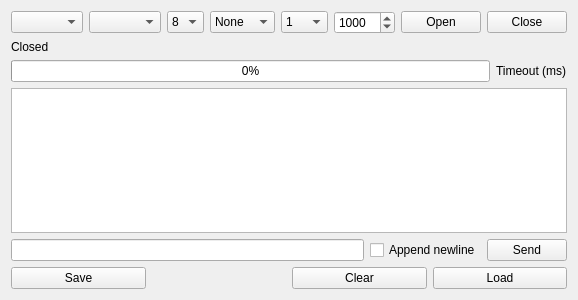
<?xml version="1.0" encoding="UTF-8"?>
<ui version="4.0">
 <class>SerialOpsWidget</class>
 <widget class="QWidget" name="SerialOpsWidget">
  <property name="geometry">
   <rect>
    <x>0</x>
    <y>0</y>
    <width>400</width>
    <height>300</height>
   </rect>
  </property>
  <layout class="QVBoxLayout" name="verticalLayout">
    <item>
     <layout class="QHBoxLayout" name="portLayout">
      <item>
        <widget class="QComboBox" name="comboPort"/>
      </item>
      <item>
        <widget class="QComboBox" name="comboBaud"/>
      </item>
      <item>
        <widget class="QComboBox" name="comboDataBits">
         <item>
          <property name="text"><string>8</string></property>
         </item>
         <item>
          <property name="text"><string>7</string></property>
         </item>
         <item>
          <property name="text"><string>6</string></property>
         </item>
         <item>
          <property name="text"><string>5</string></property>
         </item>
        </widget>
      </item>
      <item>
        <widget class="QComboBox" name="comboParity">
         <item>
          <property name="text"><string>None</string></property>
         </item>
         <item>
          <property name="text"><string>Even</string></property>
         </item>
         <item>
          <property name="text"><string>Odd</string></property>
         </item>
         <item>
          <property name="text"><string>Space</string></property>
         </item>
        </widget>
      </item>
      <item>
        <widget class="QComboBox" name="comboStopBits">
         <item>
          <property name="text"><string>1</string></property>
         </item>
         <item>
          <property name="text"><string>1.5</string></property>
         </item>
         <item>
          <property name="text"><string>2</string></property>
         </item>
        </widget>
      </item>
      <item>
        <widget class="QSpinBox" name="spinTimeout">
         <property name="minimum"><number>0</number></property>
         <property name="maximum"><number>60000</number></property>
         <property name="value"><number>1000</number></property>
        </widget>
      </item>
      <item>
        <widget class="QPushButton" name="btnOpen">
         <property name="text"><string>Open</string></property>
        </widget>
      </item>
      <item>
        <widget class="QPushButton" name="btnClose">
         <property name="text"><string>Close</string></property>
        </widget>
      </item>
     </layout>
    </item>
   <item>
    <widget class="QLabel" name="labelStatus">
     <property name="text"><string>Closed</string></property>
    </widget>
   </item>
  <item>
   <layout class="QHBoxLayout" name="statusRow">
    <item>
    <widget class="QProgressBar" name="progressActivity">
     <property name="minimum"><number>0</number></property>
     <property name="maximum"><number>100</number></property>
     <property name="value"><number>0</number></property>
    </widget>
    </item>
    <item>
    <widget class="QLabel" name="labelTimeout">
     <property name="text"><string>Timeout (ms)</string></property>
    </widget>
    </item>
   </layout>
  </item>
   <item>
    <widget class="QTextEdit" name="teRecv"/>
   </item>
   <item>
    <layout class="QHBoxLayout" name="sendLayout">
     <item>
      <widget class="QLineEdit" name="editSend"/>
     </item>
     <item>
      <widget class="QCheckBox" name="chkAppendNewline">
       <property name="text"><string>Append newline</string></property>
      </widget>
     </item>
     <item>
      <widget class="QPushButton" name="btnSend">
       <property name="text"><string>Send</string></property>
      </widget>
     </item>
    </layout>
   </item>
   <item>
    <layout class="QHBoxLayout" name="actionLayout">
     <item>
      <widget class="QPushButton" name="btnSaveAction"><property name="text"><string>Save</string></property></widget>
     </item>
  <item>
   <widget class="QLabel" name="labelLoadedAction"><property name="text"><string></string></property></widget>
  </item>
  <item>
   <widget class="QPushButton" name="btnClear"><property name="text"><string>Clear</string></property></widget>
  </item>
     <item>
      <widget class="QPushButton" name="btnLoadAction"><property name="text"><string>Load</string></property></widget>
     </item>
    </layout>
   </item>
  </layout>
 </widget>
 <resources/>
 <connections/>
</ui>
